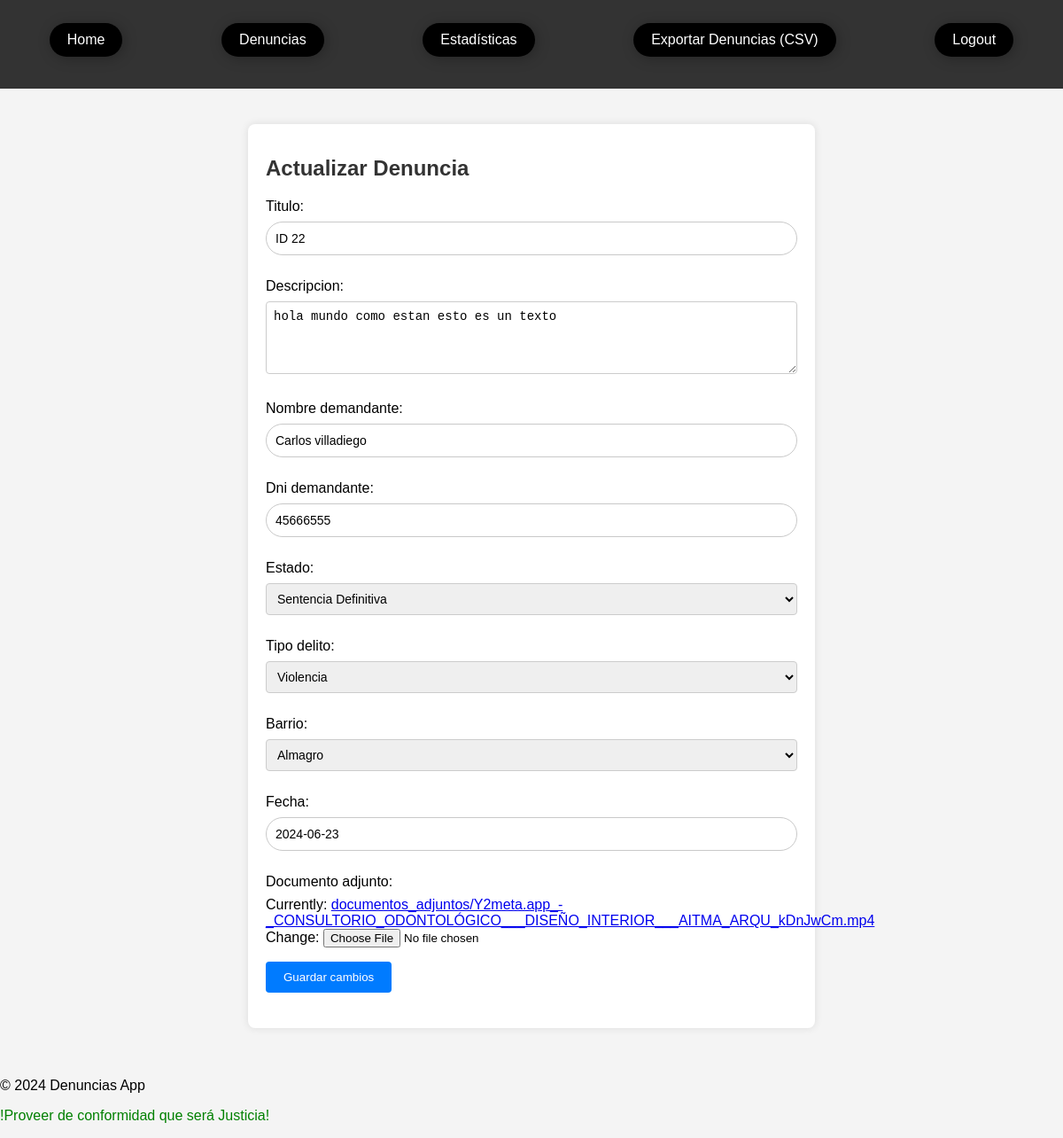
The app's page /denuncias/denuncias/4/update/ (signed in), older data.
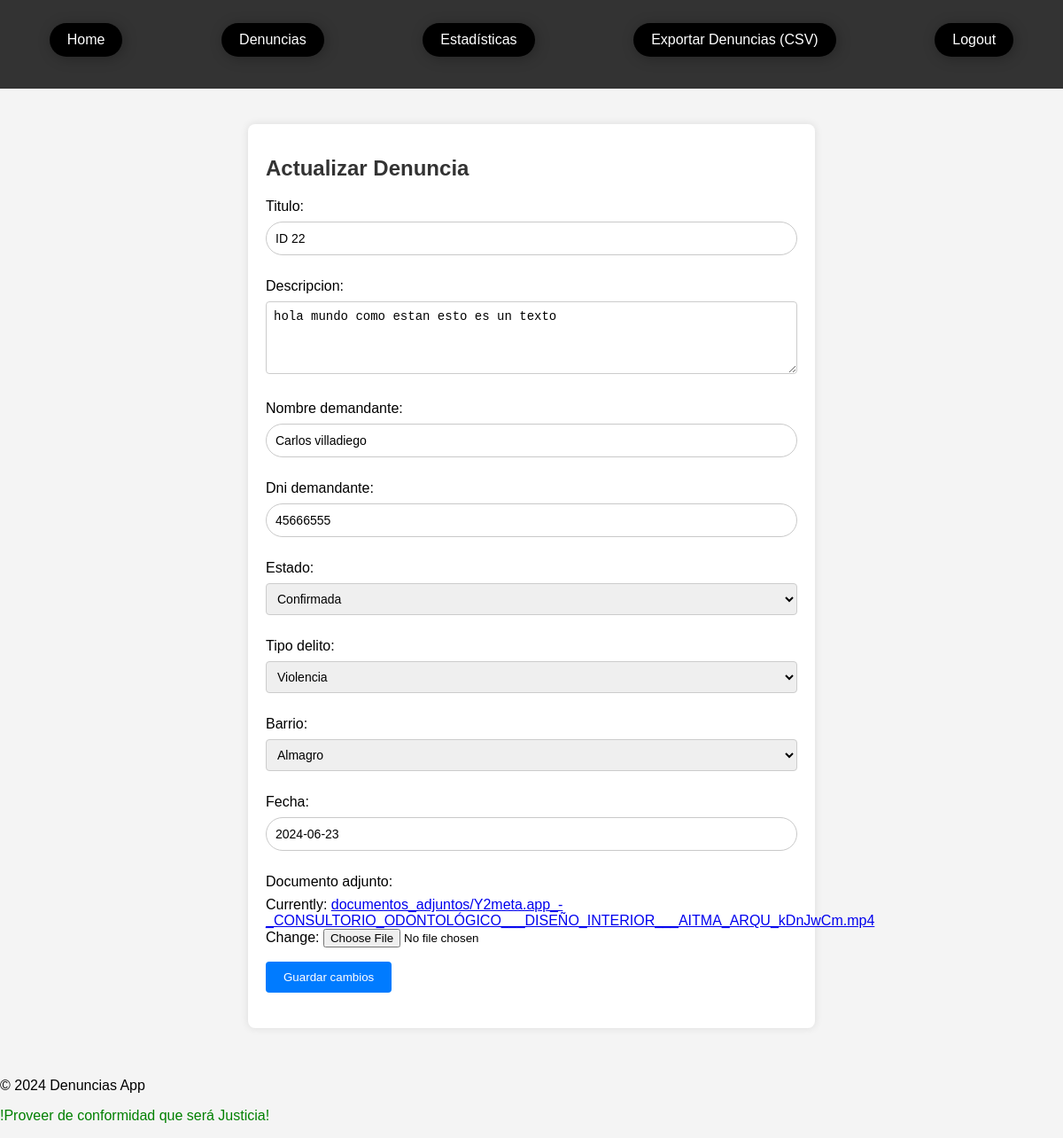
The same page, newer data.
### denuncias/models.py (models this page shows, shortened)
class Denuncia(models.Model):
    archivo = models.FileField(upload_to='archivos_denuncias/', null=True, blank=True)
    TIPOS_DELITO = [
        ('robo', 'Robo'),
        ('fraude', 'Fraude'),
        ('violencia', 'Violencia'),
        ('homicidio', 'Homicidio'),
        ('secuestro', 'Secuestro'),
        ('extorsion', 'Extorsión'),
        ('trafico_drogas', 'Tráfico de Drogas'),
        ('trata_personas', 'Trata de Personas'),
        ('lesiones', 'Lesiones'),
        ('estafa', 'Estafa'),
    ]
    BARRIOS = [
        ('Agronomía', 'Agronomía'),
        ('Almagro', 'Almagro'),
        ('Balvanera', 'Balvanera'),
        ('Barracas', 'Barracas'),
        ('Belgrano', 'Belgrano'),
        ('Caballito', 'Caballito'),
        ('Chacarita', 'Chacarita'),
        ('Colegiales', 'Colegiales'),
        ('Constitución', 'Constitución'),
        ('Flores', 'Flores'),
        ('Floresta', 'Floresta'),
        ('La Boca', 'La Boca'),
        ('La Paternal', 'La Paternal'),
        ('Liniers', 'Liniers'),
        ('Mataderos', 'Mataderos'),
        ('Monserrat', 'Monserrat'),
        ('Núñez', 'Núñez'),
        ('Palermo', 'Palermo'),
        ('Parque Avellaneda', 'Parque Avellaneda'),
        ('Parque Chacabuco', 'Parque Chacabuco'),
        ('Parque Patricios', 'Parque Patricios'),
        ('Puerto Madero', 'Puerto Madero'),
        ('Recoleta', 'Recoleta'),
        ('Retiro', 'Retiro'),
        ('Saavedra', 'Saavedra'),
        ('San Cristóbal', 'San Cristóbal'),
        ('San Nicolás', 'San Nicolás'),
        ('San Telmo', 'San Telmo'),
        ('Vélez Sársfield', 'Vélez Sársfield'),
        ('Villa Crespo', 'Villa Crespo'),
        ('Villa del Parque', 'Villa del Parque'),
        ('Villa Devoto', 'Villa Devoto'),
        ('Villa Lugano', 'Villa Lugano'),
        ('Villa Luro', 'Villa Luro'),
        ('Villa Pueyrredón', 'Villa Pueyrredón'),
        ('Villa Urquiza', 'Villa Urquiza'),
    ]
    ESTADOS_DENUNCIA = [
        ('presentada', 'Presentada'),
        ('confirmada', 'Confirmada'),
        ('sentencia_definitiva', 'Sentencia Definitiva'),
    ]
    titulo = models.CharField(max_length=100)
    descripcion = models.TextField()
    nombre_demandante = models.CharField(max_length=100)
    dni_demandante = models.CharField(max_length=15)
    estado = models.CharField(max_length=20, choices=ESTADOS_DENUNCIA, default='presentada')
    tipo_delito = models.CharField(max_length=20, choices=TIPOS_DELITO)
    fecha_creacion = models.DateTimeField(auto_now_add=True)
    barrio = models.CharField(max_length=100, choices=BARRIOS)
    fecha = models.DateField(null=True)
    documento_adjunto = models.FileField(upload_to='documentos_adjuntos/')

### denuncias/views.py (the view, shortened to what this page needs)
# urls.py: path('denuncias/<int:pk>/update/', views.DenunciaUpdateView.as_view(), name='denuncia_update'),
class DenunciaUpdateView(LoginRequiredMixin, UpdateView):
    model = Denuncia
    form_class = DenunciaForm
    template_name = 'denuncias/denuncia_form.html'
    success_url = reverse_lazy('denuncia_list')
    def get_form_class(self):
        if self.request.user.groups.filter(name='Empleado').exists():
            return LimitedDenunciaForm  # Empleados usarán el formulario limitado
        else:
            return DenunciaForm  # Otros usuarios usarán el formulario completo
    def get_context_data(self, **kwargs):
        context = super().get_context_data(**kwargs)
        context['is_employee'] = self.request.user.groups.filter(name='Empleado').exists()
        return context

### denuncias/forms.py
class DenunciaForm(forms.ModelForm):
    class Meta:
        model = Denuncia
        fields = ['titulo', 'descripcion', 'nombre_demandante', 'dni_demandante', 'estado', 'tipo_delito', 'barrio', 'fecha', 'documento_adjunto']
        widgets = {
            'descripcion': forms.Textarea(attrs={'rows': 4}),
        }

### denuncias/templates/denuncias/denuncia_form.html (shortened to what this page needs)
{% extends "base_generic.html" %}
{% block content %}
<div class="form-container">
    <h1>Actualizar Denuncia</h1>
    <form method="post" enctype="multipart/form-data">
        {{ form.as_p }}
        <button type="submit">Guardar cambios</button>
    </form>
</div>
{% endblock %}

Row changes from the older to the newer data that the page shows:
changed Denuncia "ID 22": estado "Sentencia Definitiva" → "Confirmada"
